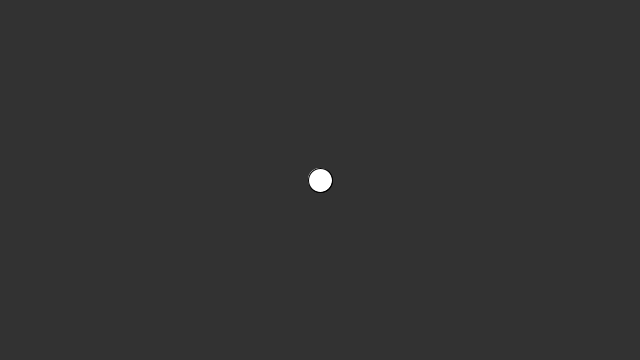
Frame 1 (no input)
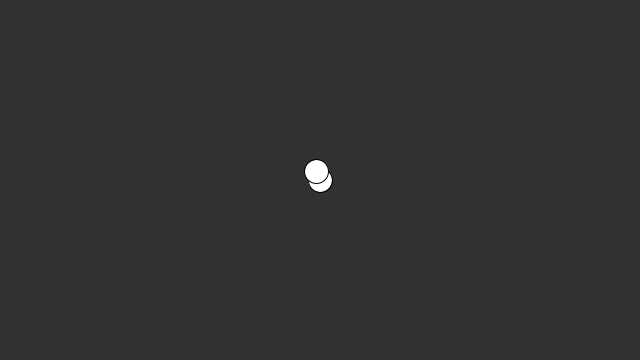
Frame 60 (the mouse pressed at the canvas centre just before this capture)
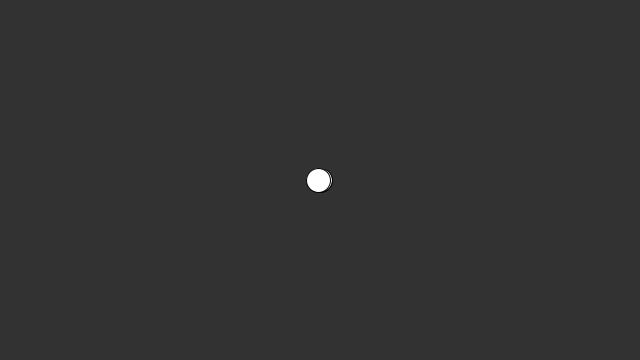
Frame 120 (the mouse held since frame 60 and released just before this capture)

The Processing sketch that drew these frames (run headless with seeded random() and noise(); from frame 60 on, the mouse is pressed at the canvas centre):

// Processing sketch: vibrating_dot
// ── vibrating_dot.pde
float circleX;
float circleY;

void setup() {
  size(640,360);
  circleX = width/2;
  circleY = height/2;
}

void draw(){
  background(50);
  fill(255);
  ellipse(320,180,24,24);
  ellipse(circleX,circleY,24,24);

  
  circleX = circleX + random(-1,1);
  circleY = circleY + random(-1,1);
  
}
